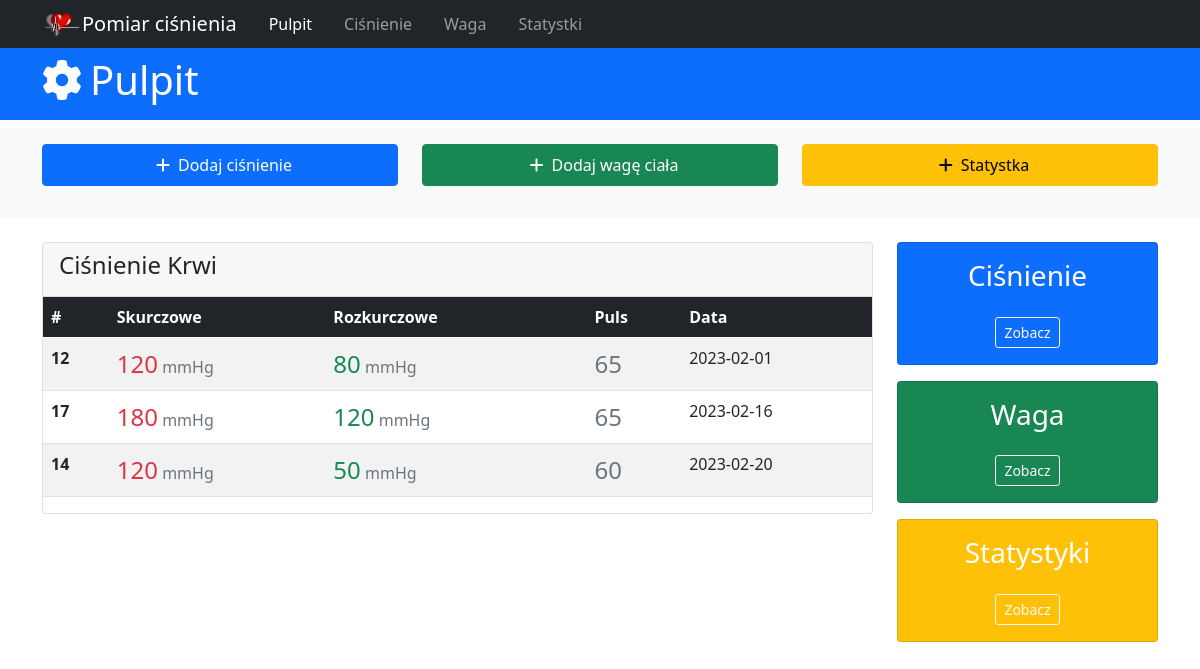
Before: / with the older database file.
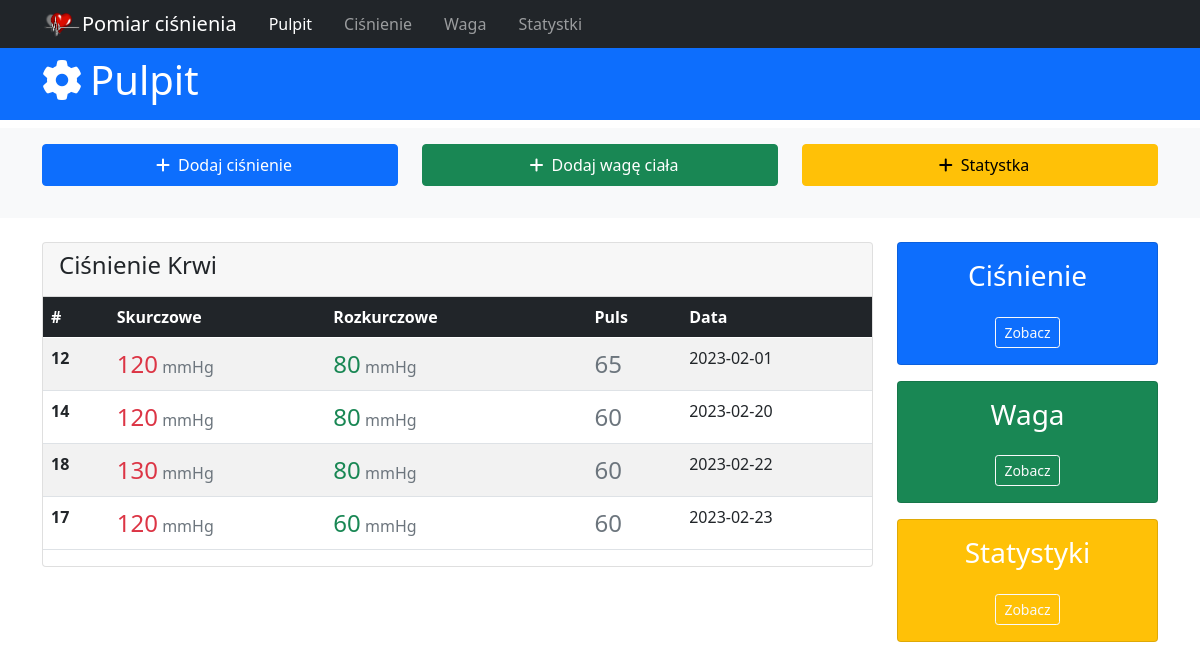
After: the same page with the newer database file.
### tables this page shows
CREATE TABLE blood_pressure(id integer primary key autoincrement, upper_pressure int, down_pressure int, pressure int, date_of_pressure date not null default(date()), description text, time_of_day VARCHAR(10));

### app.py (the view)
@app.route('/')
def index():
  db = get_db()
  sql_command = 'select id, upper_pressure, down_pressure, pressure, date_of_pressure from blood_pressure order by date_of_pressure;'
  cur = db.execute(sql_command)
  bloods = cur.fetchall()
  return render_template('index.html', active_menu='home', bloods=bloods)

### app.py (called while the page is built)
def get_db():
  if not hasattr(g, 'sqlite_db'):
    conn = sqlite3.connect(app_info['db_file'])
    conn.row_factory = sqlite3.Row
    g.sqlite_db = conn
  return g.sqlite_db

### templates/index.html (shortened to what this page needs)
{% extends 'base.html' %} {% block content %}
<header>
  <div id="main-header" class="py-2 bg-primary text-white">
    <div class="container">
      <div class="row">
        <div class="col-md-6">
          <h1><i class="fas fa-cog pe-2"></i>Pulpit</h1>
        </div>
      </div>
    </div>
  </div>
</header>
{{super()}}
<section id="main-window">
  <div class="container">
    <div class="row">
      <div class="col-md-9">
        <div class="card">
          <div class="card-header">
            <h4>Ciśnienie Krwi</h4>
          </div>
          <table class="table table-striped">
            <thead class="table-dark">
              <tr>
                <th scope="col">#</th>
                <th scope="col">Skurczowe</th>
                <th scope="col">Rozkurczowe</th>
                <th scope="col"></th>
                <th scope="col">Puls</th>
                <th scope="col">Data</th>
              </tr>
            </thead>
            <tbody>
              {% for blood in bloods %}
              <tr>
                <th scope="row">{{blood.id}}</th>
                <td>
                  <span class="fs-4 text-danger">{{blood.upper_pressure}}</span>
                  <span class="text-muted">mmHg</span>
                </td>
                <td>
                  <span class="fs-4 text-success">{{blood.down_pressure}}</span>
                  <span class="text-muted">mmHg</span>
                </td>
                <td scope="row">
                </td>
                <td class="fs-4 text-secondary">{{blood.pressure}}</td>
                <td>{{blood.date_of_pressure}}</td>
              </tr>
              {% endfor %}
            </tbody>
          </table>
        </div>
      </div>
      <div class="col md-3">
        <div class="card bg-primary text-center text-white mb-3">
          <div class="card-body">
            <h3>Ciśnienie</h3>
            <a
              href="{{url_for('pressure_history')}}"
              class="btn btn-outline-light btn-sm mt-3"
              >Zobacz</a
            >
          </div>
        </div>
        <div class="card bg-success text-center text-white mb-3">
          <div class="card-body">
            <h3>Waga</h3>
            <a href="#" class="btn btn-outline-light btn-sm mt-3">Zobacz</a>
          </div>
        </div>
        <div class="card bg-warning text-center text-white">
          <div class="card-body">
            <h3>Statystyki</h3>
            <a href="#" class="btn btn-outline-light btn-sm mt-3">Zobacz</a>
          </div>
        </div>
      </div>
    </div>
  </div>
</section>
{% endblock %}

Changed rows visible on the page:
changed blood_pressure id 14: down_pressure "50" → "80"; moves up the list
added blood_pressure: id "18", upper_pressure "130", down_pressure "80", pressure "60", date_of_pressure "2023-02-22"
changed blood_pressure id 17: upper_pressure "180" → "120"; down_pressure "120" → "60"; pressure "65" → "60"; date_of_pressure "2023-02-16" → "2023-02-23"
